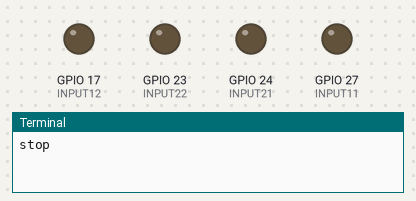
The program below on a simulated Raspberry Pi (BCM pin numbers). On the bench: output pins drawn as LEDs (lit = HIGH), the last lines printed to the terminal. At 3.0 s the program stops and its outputs stay as they are.

Above: at 0.1 s.
At 1.1 s:
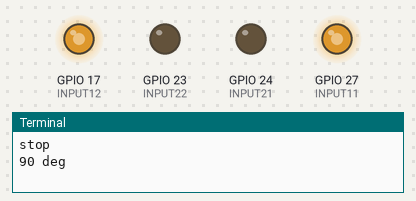
At 2.1 s:
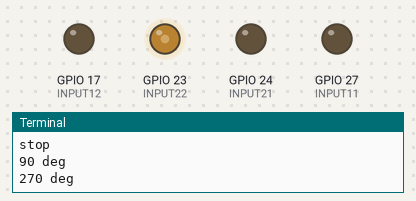
Timing chart, 0 to 4.5 s (numbered marks = the images above):
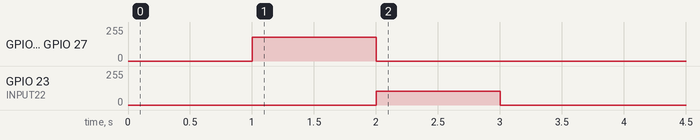

The program:

motor_not_connect.py
```python
#!/usr/bin/env python
# -*- coding: utf-8 -*-

##Python2

import RPi.GPIO as GPIO
#import socket
import time
#import bluetooth

#bluetooth通信の設定
#port1 = 1#port番号
#addr = "B8:27:EB:95:A6:C0"#アドレス
#sock1 = bluetooth.BluetoothSocket(bluetooth.RFCOMM)#for python2
#sock1.bind(("",port1))#バインドする
#sock1.listen(10)


#GPIOピン番号の設定
INPUT11  = 27#27#23#右タイヤ 前進
INPUT12  = 17#17#24#右タイヤ 後退
INPUT21  = 24#17#左タイヤ 前進
INPUT22  = 23#27#左タイヤ 後退


#GPIOの初期設定
GPIO.setwarnings(False)
GPIO.setmode(GPIO.BCM)
GPIO.setup(INPUT11,GPIO.OUT)
GPIO.setup(INPUT12,GPIO.OUT)
GPIO.setup(INPUT21,GPIO.OUT)
GPIO.setup(INPUT22,GPIO.OUT)

#GPIOのPWMの初期設定
p11 = GPIO.PWM(INPUT11,200)
p12 = GPIO.PWM(INPUT12,200)
p21 = GPIO.PWM(INPUT12,200)
p22 = GPIO.PWM(INPUT22,200)

#閾値の設定
thre1 = 30
thre2 = 40
thre3 = 70

def deg_0():

    p11.ChangeDutyCycle(thre1)
    p12.ChangeDutyCycle(0)
    p21.ChangeDutyCycle(thre3)
    p22.ChangeDutyCycle(0)

    print("0 deg")


def deg_45():

    p11.ChangeDutyCycle(thre2)
    p12.ChangeDutyCycle(0)
    p21.ChangeDutyCycle(thre3)
    p22.ChangeDutyCycle(0)

    print("45 deg")


def deg_90():

    p11.ChangeDutyCycle(thre3)
    p12.ChangeDutyCycle(0)
    p21.ChangeDutyCycle(thre3)
    p22.ChangeDutyCycle(0)

    print("90 deg")


def deg_135():

    p11.ChangeDutyCycle(thre3)
    p12.ChangeDutyCycle(0)
    p21.ChangeDutyCycle(thre2)
    p22.ChangeDutyCycle(0)

    print("135 deg")


def deg_180():

    p11.ChangeDutyCycle(thre3)
    p12.ChangeDutyCycle(0)
    p21.ChangeDutyCycle(thre1)
    p22.ChangeDutyCycle(0)

    print("180 deg")


def deg_225():

    p11.ChangeDutyCycle(0)
    p12.ChangeDutyCycle(thre3)
    p21.ChangeDutyCycle(0)
    p22.ChangeDutyCycle(thre2)

    print("225 deg")


def deg_270():

    p11.ChangeDutyCycle(0)
    p12.ChangeDutyCycle(thre2)
    p21.ChangeDutyCycle(0)
    p22.ChangeDutyCycle(thre2)

    print("270 deg")


def deg_315():

    p11.ChangeDutyCycle(0)
    p12.ChangeDutyCycle(thre2)
    p21.ChangeDutyCycle(0)
    p22.ChangeDutyCycle(thre3)
    print("315 deg")


def stop():

    p11.ChangeDutyCycle(0)
    p12.ChangeDutyCycle(0)
    p21.ChangeDutyCycle(0)
    p22.ChangeDutyCycle(0)
    #GPIO.cleanup()
    print("stop")


if __name__ == '__main__':

    p11.start(0)
    p12.start(0)
    p21.start(0)
    p22.start(0)

    stop()
    time.sleep(1)
    deg_90()
    time.sleep(1)
    deg_270()
    time.sleep(1)
    stop()
    print("fin")
```

Measured:
- by itself, GPIO 17 (INPUT12), GPIO 27 (INPUT11): 0/255 → 179/255 at 1.0 s, → 0/255 1.0 s later
- by itself, GPIO 23 (INPUT22): 0/255 → 102/255 at 2.0 s, → 0/255 1.0 s later
